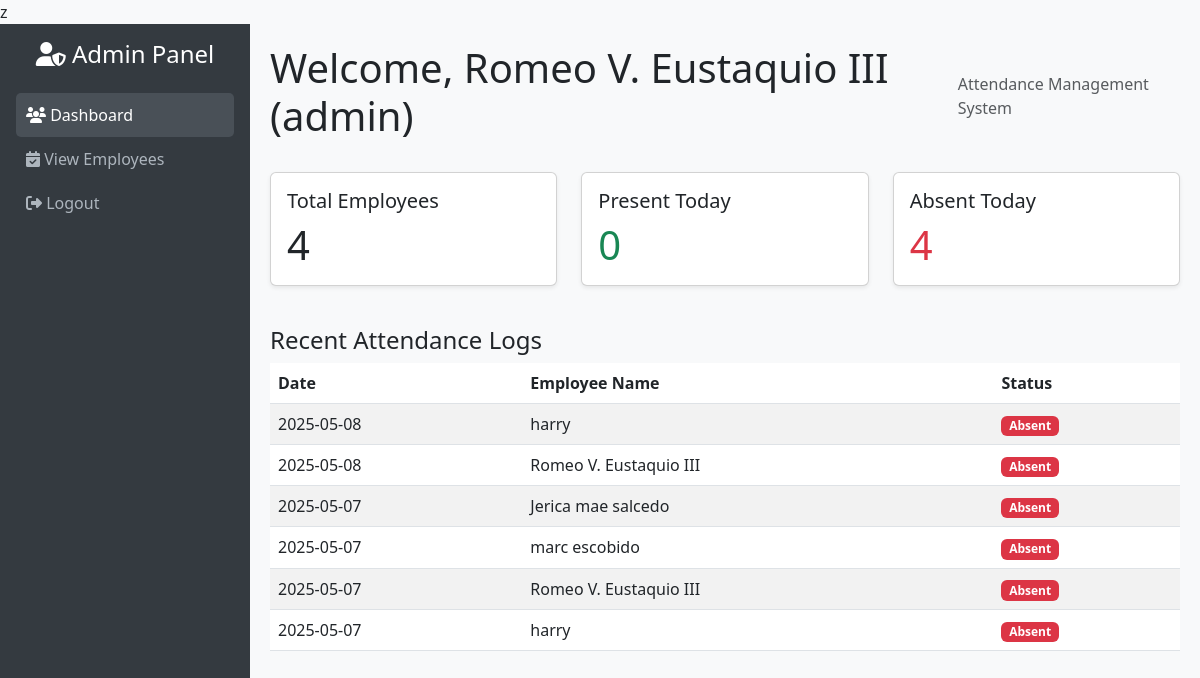
The app's page /admin-dashboard/index.php (signed in) with its own data.
### tables this page shows
CREATE TABLE `attendance_logs` (
  `id` int(11) NOT NULL,
  `employee_id` int(11) NOT NULL,
  `time_in` datetime DEFAULT current_timestamp(),
  `time_out` datetime DEFAULT NULL,
  `status` enum('Present','Late','Absent') DEFAULT 'Present',
  `log_date` date DEFAULT curdate(),
  `time_in_image` varchar(255) DEFAULT NULL,
  `time_out_image` varchar(255) DEFAULT NULL
);

CREATE TABLE `users` (
  `id` int(11) NOT NULL,
  `full_name` varchar(255) NOT NULL,
  `email` varchar(255) NOT NULL,
  `password` varchar(255) NOT NULL,
  `created_at` timestamp NOT NULL DEFAULT current_timestamp(),
  `employee_id` varchar(20) NOT NULL,
  `role` varchar(50) NOT NULL
);

### classes/control.class.php (called while the page is built, shortened)
<?php
class control extends model {
    public function getTotalEmployees() {
        $pdo = $this->view();
        $stmt = $pdo->query("SELECT COUNT(*) AS total FROM users");
        $result = $stmt->fetch();
        return $result['total'];
    }
    public function getPresentToday() {
        $pdo = $this->view();
        $stmt = $pdo->prepare("SELECT COUNT(*) AS present_count FROM attendance_logs WHERE (status = 'Present' OR status = 'Late' ) AND log_date = CURDATE()");
        $stmt->execute();
        $result = $stmt->fetch();
        return $result['present_count'];
    }
    public function getAbsentToday() {
        $totalEmployees = $this->getTotalEmployees();
        $presentToday = $this->getPresentToday();
        return $totalEmployees - $presentToday;
    }
    public function getRecentAttendanceLogs($limit = 10) {
        $pdo = $this->view();
        $stmt = $pdo->prepare("SELECT al.log_date, u.full_name, al.status
                               FROM attendance_logs al
                               JOIN users u ON al.employee_id = u.id
                               ORDER BY al.log_date DESC, al.time_in DESC
                               LIMIT :limit");
        $stmt->bindValue(':limit', $limit, PDO::PARAM_INT);
        $stmt->execute();
        return $stmt->fetchAll(PDO::FETCH_ASSOC);
    }
}

### includes/classloader.inc.php (called while the page is built, shortened)
<?php
function getclass($classes) {
    $first = __DIR__ . '/../classes/';
    $second = '.class.php';
    $combined = $first . $classes . $second;
}

### admin-dashboard/index.php (the view, shortened to what this page needs)
<?php
include '../classes/adminTemplate.class.php';
include '../includes/classloader.inc.php';
$view = new viewAdmin();
$view->renderHeader($_SESSION['full_name'], $_SESSION['role']);
$control = new control();
$totalemp = $control->getTotalEmployees();
$presentToday = $control->getPresentToday();
$absentToday = $control->getAbsentToday();
$recentLogs = $control->getRecentAttendanceLogs();
?>
<link rel="stylesheet" href="../assets/css/adminDashboard.css" />
<div class="row">
    <div class="col-md-4 mb-3">
        <div class="card shadow-sm">
            <div class="card-body">
                <h5 class="card-title">Total Employees</h5>
                <p class="card-text display-6"><?php echo $totalemp; ?></p>
            </div>
        </div>
    </div>
    <div class="col-md-4 mb-3">
        <div class="card shadow-sm">
            <div class="card-body">
                <h5 class="card-title">Present Today</h5>
                <p class="card-text display-6 text-success"><?php echo $presentToday; ?></p>
            </div>
        </div>
    </div>
    <div class="col-md-4 mb-3">
        <div class="card shadow-sm">
            <div class="card-body">
                <h5 class="card-title">Absent Today</h5>
                <p class="card-text display-6 text-danger"><?php echo $absentToday; ?></p>
            </div>
        </div>
    </div>
</div>
<div class="mt-4">
    <h4>Recent Attendance Logs</h4>
    <div class="table-responsive">
        <table class="table table-striped table-hover">
            <thead>
                <tr>
                    <th>Date</th>
                    <th>Employee Name</th>
                    <th>Status</th>
                </tr>
            </thead>
            <tbody>
                <?php foreach ($recentLogs as $log): ?>
                    <tr>
                        <td><?php echo htmlspecialchars($log['log_date']); ?></td>
                        <td><?php echo htmlspecialchars($log['full_name']); ?></td>
                        <td>
                            <?php if ($log['status'] === 'Present' || $log['status'] === 'Late'): ?>
                                <span class="badge bg-success"><?php echo htmlspecialchars($log['status']); ?></span>
                            <?php else: ?>
                                <span class="badge bg-danger"><?php echo htmlspecialchars($log['status']); ?></span>
                            <?php endif; ?>
                        </td>
                    </tr>
                <?php endforeach; ?>
            </tbody>
        </table>
    </div>
</div>
<?php
    $view->renderFooter();
?>

### classes/adminTemplate.class.php
<?php
class viewAdmin {
public function renderHeader($fullName, $role) {
    echo '
    <!DOCTYPE html>
<html lang="en">
<head>
    <meta charset="UTF-8">
    <meta name="viewport" content="width=device-width, initial-scale=1.0">
    <title>Admin Dashboard | Attendance System</title>
    <link href="https://cdn.jsdelivr.net/npm/bootstrap@5.3.0/dist/css/bootstrap.min.css" rel="stylesheet">
    <link href="https://cdnjs.cloudflare.com/ajax/libs/font-awesome/6.5.0/css/all.min.css" rel="stylesheet">
    <link rel="stylesheet" href="../assets/css/adminDashboard.css">
</head>
<body>
z
<div class="d-flex">
    <div class="sidebar p-3">
        <h4 class="text-center mb-4"><i class="fas fa-user-shield"></i> Admin Panel</h4>
        <a href="index.php" class="active"><i class="fas fa-users"></i> Dashboard</a>
        <a href="view-attendance.php"><i class="fas fa-calendar-check"></i> View Employees</a>
        <a href="../logout.php"><i class="fas fa-sign-out-alt"></i> Logout</a>
    </div>
    <main class="flex-grow-1">
    <div class="dashboard-header d-flex justify-content-between align-items-center mb-4">
    <h1>Welcome, ' . htmlspecialchars($fullName) . ' (' . htmlspecialchars($role) . ') </h1>
    <span class="text-muted">Attendance Management System</span>
    </div>
    ';
}
public function renderFooter() {
    echo '
        </main>
        </div>
        <script src="https://cdn.jsdelivr.net/npm/bootstrap@5.3.0/dist/js/bootstrap.bundle.min.js"></script>
        </body>
        </html>
    ';
}
}

### assets/css/adminDashboard.css (style rules this page uses)
body { font-family: 'Segoe UI', sans-serif; background-color: #f8f9fa; }
.sidebar { width: 250px; background-color: #343a40; height: 100vh; color: #fff; position: fixed; }
.sidebar a { display: block; color: #adb5bd; padding: 10px; text-decoration: none; border-radius: 5px; }
.sidebar a:hover, .sidebar a.active { background-color: #495057; color: #fff; }
main { margin-left: 250px; padding: 20px; }

### records on screen
attendance_logs: log_date "2025-05-08", employee.full_name "harry", status "Absent"
attendance_logs: log_date "2025-05-08", employee.full_name "Romeo V. Eustaquio III", status "Absent"
attendance_logs: log_date "2025-05-07", employee.full_name "Jerica mae salcedo", status "Absent"
attendance_logs: log_date "2025-05-07", employee.full_name "marc escobido", status "Absent"
attendance_logs: log_date "2025-05-07", employee.full_name "Romeo V. Eustaquio III", status "Absent"
attendance_logs: log_date "2025-05-07", employee.full_name "harry", status "Absent"

### other values on screen
$fullName "Romeo V. Eustaquio III"
$role "admin"
$totalemp "4"
$presentToday "0"
$absentToday "4"
